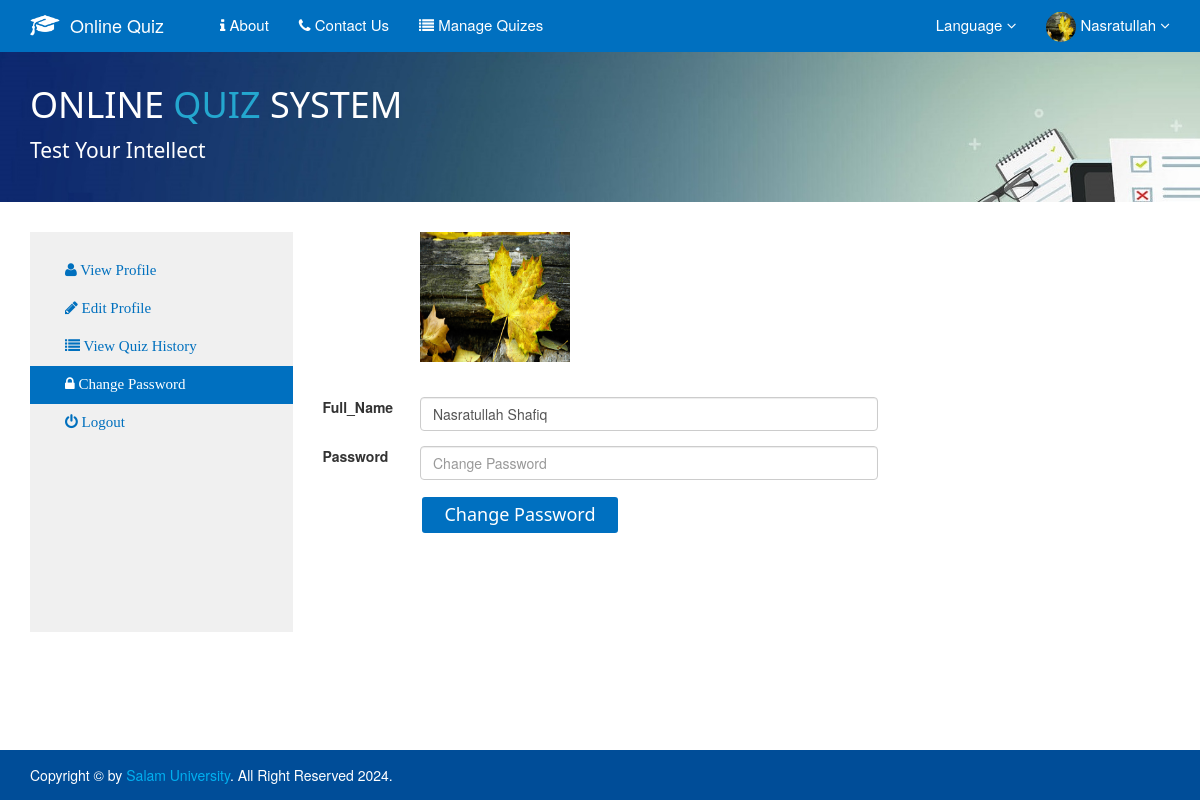
Screenshot of /Change-Pass.php (signed in) with the database file from the repository.
### tables this page shows
CREATE TABLE `users` (
  `User_ID` int(11) NOT NULL,
  `Full_Name` varchar(50) NOT NULL,
  `Username` varchar(30) NOT NULL,
  `Password` varchar(50) NOT NULL,
  `Email` varchar(100) NOT NULL,
  `Language` varchar(10) NOT NULL,
  `Gender` varchar(10) NOT NULL,
  `Phone_No` int(11) NOT NULL,
  `Image` varchar(255) NOT NULL DEFAULT 'placeholder-user.png',
  `Role_ID` int(11) NOT NULL DEFAULT '2',
  `Status` int(11) NOT NULL DEFAULT '0'
);

### _Partial Components/Database.php (called while the page is built, shortened)
<?php
Class Database{
 public $host   = "localhost";
 public $user   = "root";
 public $pass   = "";
 public $db     = "Quiz";
 public $link;
private function connectDB(){
 $this->link = new mysqli($this->host, $this->user, $this->pass, $this->db);
 }
public function select($query){
  $result = $this->link->query($query) or
   die($this->link->error.__LINE__);
  if($result->num_rows > 0){
    return $result;
  } else {
    return false;
  }
 }
}

### _Partial Components/Exam.php (called while the page is built, shortened)
<?php
class Exam{
	private $db;
	public function __construct(){
		$this->db = new Database();
	}
	public function getUsersByUsername($Username){
		$query = "SELECT * from Users where Username = '$Username'";
		mysqli_set_charset($this->db->link, 'UTF8');
		$getData = $this->db->select($query);
		return $getData;
	}
	public function getSubjects(){
		$query = "SELECT * from Viw_Subject where Language = 'English' and Status='1'";
		mysqli_set_charset($this->db->link, 'UTF8');
		$getData = $this->db->select($query);
		return $getData;
	}
}
?>

### Change-Pass.php (the view, shortened to what this page needs)
<?php
include('./_Partial Components/Header.php');
?>
<?php
if(isset($_SESSION['Username'])){
    $Username = $_SESSION['Username'];
    $UsersByUsername = $exm->getUsersByUsername($Username);
    $row = $UsersByUsername->fetch_assoc();
    $chk_img = $row['Image'];
}
else{
    header("location: index.php");
}
?>
    <div class="jumbotron" id = "jbt" style="background-image: url('./img/IBPS-Banne.jpg'); background-size: cover;">
        <div class="container">
            <div id="details" class="animated fadeInLeft">
                <h1> ONLINE <span> QUIZ </span> SYSTEM </h1>
                <p class = "paragraph">Test Your Intellect</p>
            </div>
        </div>
    </div>
    	<div class="container">
    		<div class="row">
                <div class="col-sm-3">
                    <nav class="nav-profile" id = "#nav-left-side">
                        <a href="Profile.php"> <i class='fa fa-user'></i> View Profile </a>
                        <a href="EditProfile.php"> <i class='fa fa-pencil'></i> Edit Profile</a>
                        <a href="QuizHistory.php"> <i class='fa fa-list'></i> View Quiz History</a>
                        <a class = "active" href="change-pass.php"> <i class='fa fa-lock'></i> Change Password</a>
                        <a href="logout.php"> <i class='fa fa-power-off'></i> Logout </a>
                    </nav>
                </div>
    		    <div class="col-md-6">
				<form class="form-horizontal" action = "" method = "POST">
                  <?php
                    $UsersByUsername = $exm->getUsersByUsername($Username);
                    if(!$UsersByUsername){
                        echo "<h2> No Users Table exist! </h2>";
                    }
                    else{
                    if($UsersByUsername->num_rows>0){
                        $result = $UsersByUsername->fetch_array();
                    ?>
                <table class="table" style="padding-bottom: 300px;">
                    <tbody>
                        <div class="form-group">
                            <div class="col-sm-offset-2 col-sm-10">
                                <?php echo "<img src='img/_ProfilePicture/$chk_img' alt='' class='img-cicle' width='150px' height='130px'/>";?>
                            </div>
                        </div>
                    </tbody>
                    </table>
                    <?php }
                else{
                    echo "<h2> No Users Available ! </h2> ";
                    echo "<br>";
                    }
                    }
                    ?>
                        <div class="form-group">
                            <label for="inputEmail3" class="col-sm-2 ">Full_Name</label>
                            <div class="col-sm-10">
                              <input type="text" value="<?php echo $result['Full_Name']; ?>" class="form-control" id = "Username" name="Username" placeholder="Subject">
                            </div>
                        </div>
                        <div class="form-group">
                            <label for="inputEmail3" class="col-sm-2"> Password </label>
                            <div class="col-sm-10">
                              <input type="password" value="<?php ?>"class="form-control" name="Pass" id = "Password" placeholder="Change Password">
                            </div>
                        </div>
                        <div class="form-group">
                            <div class="col-sm-offset-2 col-sm-10">
                                <button type="submit" class="button-start-the-quiz" name="submit" id = "btn-update-password" style = "width: 200px; "> Change Password </button>
                            </div>
                        </div>
                    </form>
				</div>
    		</div>
    	</div>
<?php
include('./_Partial Components/Footer.php');
?>

### _Partial Components/Header.php (shortened to what this page needs)
<?php
$filepath = realpath(dirname(__FILE__));
include_once($filepath.'/Database.php');
include_once($filepath.'/conn.php');
include_once($filepath.'/Exam.php');
$exm = new Exam();
?>
<!DOCTYPE html>
<html>
<head>
    <link href ="./CSS/bootstrap.min.css" rel=" stylesheet">
    <link href ="./CSS/bootstrap.css" rel=" stylesheet" />
    <link href="./CSS/animated.css" rel="stylesheet" >
    <link href="CSS/font-awesome.css" rel="stylesheet" >
    <link href="CSS/font-awesome.min.css" rel="stylesheet" >
    <link href="CSS/animated.css" rel="stylesheet" >
</head>
<body onload = "timeout()">
    <nav class="navbar navbar-inverse navbar-static-top" style = "background-color: rgb(0,112,192); border: none;">
      <div class="container">
        <div class="navbar-header" style = "">
          <a class="navbar-brand" href="index.php">
          <div class = "col-xs-3" id = "img-cup"><img src="img/Graduation Cap_52px.png" alt="Logo" width="30px"></div>
          <div class = "col-xs-9" id = "div-quiz">Online Quiz</div>
          </a>
        </div>
        <div id="navbar" class="navbar-collapse collapse">
          <ul class="nav navbar-nav" id="top-navbar">
            <li><a href="About.php" id="c"><i class="fa fa-info"></i> About </a></li>
            <li><a href="Contact-us.php"><i class="fa fa-phone"></i> Contact Us</a></li>
            <?php if(isset($_SESSION['Username'])){
            $Username = $_SESSION['Username'];
            $UsersByUsername = $exm->getUsersByUsername($Username);
            $row = $UsersByUsername->fetch_assoc();
            if($row['Role_ID']=='1'){?>
            <li><a href="Administrator/index.php"><i class="fa fa-list"></i> Manage Quizes</a></li>
            <?php }}?>
          </ul>
          <ul class="nav navbar-nav navbar-right" id = "top-navbar">
          <li class="dropdown dropdown-user">
                    <a href="javascrip:;" class="dropdown-toggle" data-toggle="dropdown" data-hover="dropdown" data-close-others="true">
                        <span class="username"> Language </span>
                        <i class="fa fa-angle-down"></i>
                    </a>
                </li>
            <li class="dropdown">
            <?php if(isset($_SESSION['Username'])){
                $Username = $_SESSION['Username'];
                $UsersByUsername = $exm->getUsersByUsername($Username);
                $row = $UsersByUsername->fetch_assoc();
                $profile_img = $row['Image'];
            ?>
            <li class="dropdown dropdown-user" id = "top-navbar">
                <a href="javascript:;" class="dropdown-toggle" data-toggle="dropdown" data-hover="dropdown" data-close-others="true">
                    <?php echo "<img alt='' class='img-circle' width='30px;' height = '30px' src='img/_ProfilePicture/$profile_img ' style = 'margin-top: -5px; margin-bottom: -5px;' />"; ?>
                      	<span class="username username-hide-on-mobile">
                      	<?php echo $_SESSION['Username']; ?> </span>
                      	<i class="fa fa-angle-down"></i>
                  	</a>
              	</li>
          	<?php } ?>
          </ul>
        </div>
      </div>
    </nav>
    <body>

### CSS/Online_Quiz_Style.css (style rules this page uses)
body { min-height: calc(100% - 0px); position: relative; padding-bottom: 40px; }
html { height: 100%; position: relative; }
.row { margin-bottom: 60px; }
#img-cup { padding-top: -15px; }
.navbar-brand { color: white; margin-top: -5px; width: 190px; }
.navbar-brand #img-cup { padding-left: 0px; padding-right: 0px; }
.navbar-brand #div-quiz { padding-top: 5px; padding-left: 0px; margin-right: 0px; color: #ffffff; }
.jumbotron { height: 150px; overflow: hidden; margin-top: -30px; width: 100%; background-image: url('./img/top-image.jpg'); background-color: #fff; }
#jbt { background-image: url('./img/top-image.jpg'); }
.jumbotron #details { position: absolute; color:white; font-size: 26px; margin-right: 7%; padding-right: 10px; font-family: segoe ui }
.jumbotron #details h1 { font-size: 36px; margin-top: -15px; font-family: segoe ui; }
.jumbotron #details span { color:#24A7CF; font-size: 36px; font-family: segoe ui; }
.paragraph { font-size: 16px; font-family: segoe ui; font-weight: lighter; }
.nav-profile { padding-top: 20px; margin-bottom: 20px; padding-bottom: 50px; height: 400px; color: black; background-color: rgb(240,240,240); font-family: Calibri; font-weight: lighter; font-size: 15px; }
a { text-decoration: none; }
a:link, a:visited { color: black; }
.nav-profile a { color: rgb(0,112,190); font-family: Calibri; }
.nav-profile a:link, .nav-profile a:visited { display: inline-block; padding: 8px 35px; height: 38px; width: 100%; margin:0px; text-decoration: none; border: none; }
.nav-profile .active { background-color: rgb(0,112,192); color: white; text-decoration: none; border: 1px solid rgb(0,112,190); }
.button-start-the-quiz { background-color: rgb(0,112,192); height: 40px; width: 32%; color: white; font-family: segoe ui; font-weight: lighter; font-size: 18px; border-radius: 5px; border: 2px solid #fff; transition: 0.4s ease; }
#top-navbar li a { color: #fff; font-size: 15px; }
@media only screen and (min-width:850px)and (max-width: 1200px) { body { margin: 0px; } }
@media only screen and (min-width:850px)and (max-width: 1200px) { .username-hide-on-mobile { display: inline-block; } }
@media only screen and (min-width:850px)and (max-width: 1200px) { .row { margin-bottom: 50px; } }
@media only screen and (min-width:850px)and (max-width: 1200px) { p { font-family: segoe ui; font-weight: lighter; } }

### CSS/MyCarousel.css (style rules this page uses)
img { vertical-align: middle; }
.active, .dots:hover { animation-name: Myfade; animation-duration: 5s; transition: 2s linear; }

### rows the page displays
users: Image (picture), Username "Nasratullah Shafiq"

### other values shown
$_SESSION['Username'] "Nasratullah"
